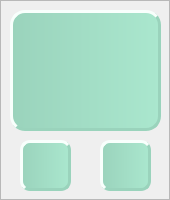
       <widget class="QFrame" name="frame_4">
        <property name="styleSheet">
         <string notr="true">#frame_4{
background-color: qlineargradient(spread:pad, x1:0, y1:0, x2:1, y2:0, stop:0 rgba(243, 234, 194, 255), stop:1 rgba(255, 245, 204, 255));
border-style:inset;
border-radius:10px; 
border: 5px outset  #F3EAC2;
}
</string>
        </property>
        <property name="frameShape">
         <enum>QFrame::StyledPanel</enum>
        </property>
        <property name="frameShadow">
         <enum>QFrame::Raised</enum>
        </property>
        <widget class="QPushButton" name="pushButton_10">
         <property name="geometry">
          <rect>
           <x>100</x>
           <y>140</y>
           <width>51</width>
           <height>51</height>
          </rect>
         </property>
         <property name="styleSheet">
          <string notr="true">#pushButton_10{background-color: qlineargradient(spread:pad, x1:0, y1:0, x2:1, y2:0, stop:0 rgba(154, 211, 188, 255), stop:1 rgba(170, 231, 206, 255));
font: 75 12pt &quot;Nirmala UI&quot;;
color:  rgb(24, 28, 39);
border: 3px groove #9AD3BC;
border-radius:10px; 
border-style:outset;}</string>
         </property>
         <property name="text">
          <string/>
         </property>
         <property name="icon">
          <iconset>
           <normaloff>../../finalproj/icon/icons8-trash-24.png</normaloff>../../finalproj/icon/icons8-trash-24.png</iconset>
         </property>
        </widget>
        <widget class="QPushButton" name="pushButton_20">
         <property name="geometry">
          <rect>
           <x>20</x>
           <y>140</y>
           <width>51</width>
           <height>51</height>
          </rect>
         </property>
         <property name="styleSheet">
          <string notr="true">#pushButton_20{background-color: qlineargradient(spread:pad, x1:0, y1:0, x2:1, y2:0, stop:0 rgba(154, 211, 188, 255), stop:1 rgba(170, 231, 206, 255));
font: 75 12pt &quot;Nirmala UI&quot;;
color:  rgb(24, 28, 39);
border: 3px groove #9AD3BC;
border-radius:10px; 
border-style:outset;}</string>
         </property>
         <property name="text">
          <string/>
         </property>
         <property name="icon">
          <iconset>
           <normaloff>../../finalproj/icon/icons8-edit-24.png</normaloff>../../finalproj/icon/icons8-edit-24.png</iconset>
         </property>
        </widget>
        <widget class="QFrame" name="frame_9">
         <property name="geometry">
          <rect>
           <x>10</x>
           <y>10</y>
           <width>151</width>
           <height>121</height>
          </rect>
         </property>
         <property name="styleSheet">
          <string notr="true">#frame_9{
background-color: qlineargradient(spread:pad, x1:0, y1:0, x2:1, y2:0, stop:0 rgba(154, 211, 188, 255), stop:1 rgba(170, 231, 206, 255));
font: 87 14pt &quot;Segoe UI Black&quot;;
color:  #222831;
border: 3px groove #9AD3BC;
border-radius:15px; 
border-style:outset;}


</string>
         </property>
         <property name="frameShape">
          <enum>QFrame::StyledPanel</enum>
         </property>
         <property name="frameShadow">
          <enum>QFrame::Raised</enum>
         </property>
        </widget>
       </widget>
